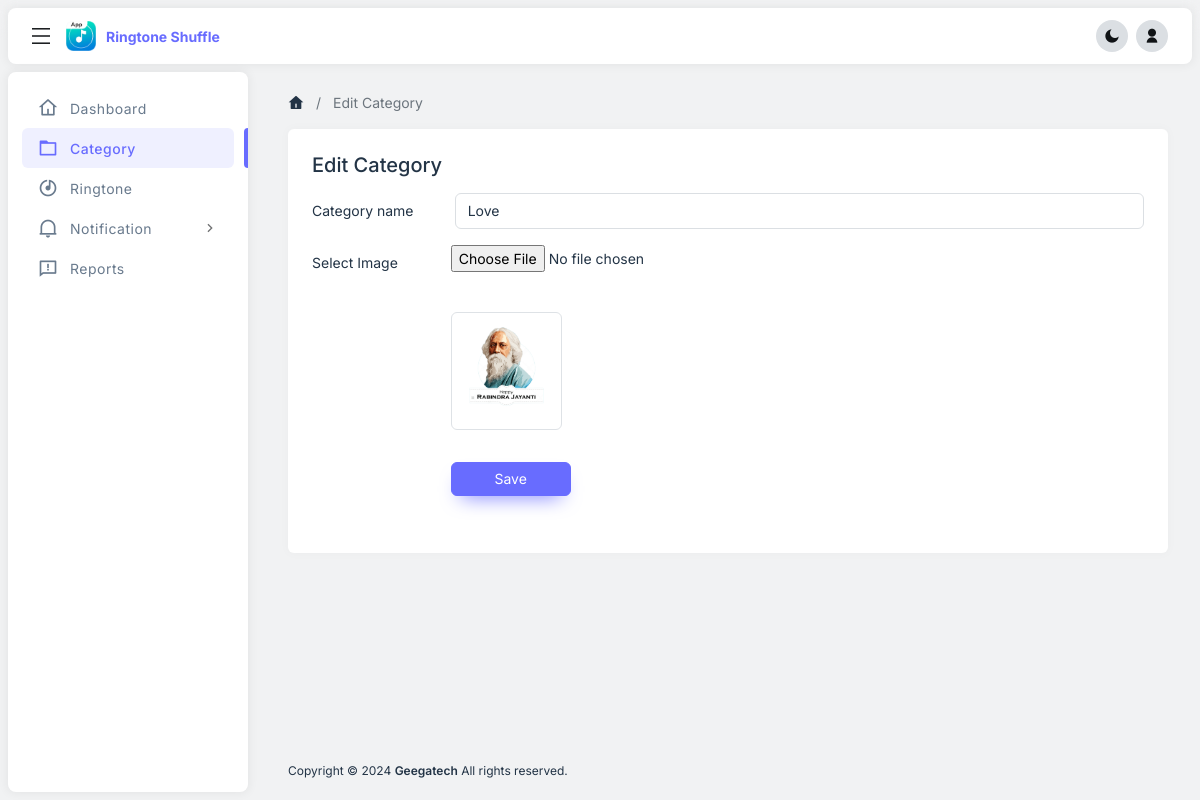
Screenshot of /create_category.php?cat_id=3 (signed in) with the database file from the repository.
### tables this page shows
CREATE TABLE `tbl_category` (
  `cid` int(11) NOT NULL,
  `category_name` varchar(255) NOT NULL,
  `category_image` varchar(255) NOT NULL,
  `status` int(1) NOT NULL DEFAULT 1
);

### create_category.php (the view, shortened to what this page needs)
<?php
    $page_title=(isset($_GET['cat_id'])) ? 'Edit Category' : 'Create Category';
    include("includes/header.php");
    $page_save=(isset($_GET['cat_id'])) ? 'Save' : 'Create';
    if(isset($_GET['cat_id'])){
        $qry="SELECT * FROM tbl_category where cid='".$_GET['cat_id']."'";
        $result=mysqli_query($mysqli,$qry);
        $row=mysqli_fetch_assoc($result);
    }
?>
<main id="nsofts_main">
    <div class="nsofts-container">
        <nav aria-label="breadcrumb">
            <ol class="breadcrumb align-items-center">
                <li class="breadcrumb-item d-inline-flex"><a href="dashboard.php"><i class="ri-home-4-fill"></i></a></li>
                <li class="breadcrumb-item d-inline-flex active" aria-current="page"><?php echo (isset($page_title)) ? $page_title : "" ?></li>
            </ol>
        </nav>
        <div class="row g-4">
            <div class="col-12">
                <div class="card h-100">
                    <div class="card-body p-4">
                        <h5 class="mb-3"><?=$page_title ?></h5>
                        <form action="" name="addeditcategory" method="POST" enctype="multipart/form-data">
                            <div class="mb-3 row">
                                <label class="col-sm-2 col-form-label">Category name</label>
                                <div class="col-sm-10">
                                     <input type="text" name="category_name" class="form-control" value="<?php if(isset($_GET['cat_id'])){echo $row['category_name'];}?>" required>
                                </div>
                            </div>
                            <div class="mb-3 row">
                                <div class="mb-3 row">
                                    <label class="col-sm-2 col-form-label">Select Image</label>
                                    <div class="col-sm-10">
                                        <input type="file" class="form-control-file" name="category_image"   accept=".png, .jpg, .JPG .PNG" onchange="fileValidation()" id="fileupload" <?php if(!isset($_GET['cat_id'])){?>required<?php } ?>>
                                    </div>
                                </div>
                            </div>
                            <div class="mb-3 row">
                                <div class="mb-3 row">
                                    <label class="col-sm-2 col-form-label">&nbsp;</label>
                                    <div class="col-sm-10">
                                        <div class="fileupload_img" id="imagePreview">
                                            <?php if(isset($_GET['cat_id'])) {?>
                                              <img class="col-sm-2 img-thumbnail" type="image" src="images/<?php echo $row['category_image'];?>" alt="image" />
                                            <?php }else{?>
                                              <img class="col-sm-2 img-thumbnail" type="image" src="assets/images/300x300.jpg" alt="image" />
                                            <?php } ?>
                                        </div>
                                    </div>
                                </div>
                            </div>
                            <div class="mb-3 row">
                                <div class="mb-3 row">
                                    <label class="col-sm-2 col-form-label">&nbsp;</label>
                                    <div class="col-sm-10">
                                        <button type="submit" name="submit" class="btn btn-primary" style="min-width: 120px;"><?=$page_save?></button>
                                    </div>
                                </div>
                            </div>
                        </form>
                    </div>
                </div>
            </div>
        </div>
    </div>
</main>
<?php include("includes/footer.php");?>

### assets/css/styles.css (style rules this page uses)
:root { --ns-white: #ffffff; --ns-gray-10: #f1f2f3; --ns-gray-20: #dbdfe3; --ns-gray-30: #8592a3; --ns-gray-40: #233446; --ns-gray-100: #717273; --ns-gray-200: #636567; --ns-gray-300: #515355; --ns-gray-400: #454749; --ns-gray-500: #3a3c3e; --ns-gray-600: #202326; --ns-gray-700: #101316; --ns-primary: #686cff; --ns-secondary: var(--ns-gray-30); --ns-success: #71dd39; --ns-danger: #ff3e1d; --ns-warning: #ffab00; --ns-info: #03c2ec; --ns-dark: var(--ns-gray-40); --ns-primary-rgb: 104 108 255; --ns-secondary-rgb: 133 146 163; --ns-success-rgb: 113 221 57; --ns-danger-rgb: 255 62 29; --ns-warning-rgb: 255 171 0; --ns-info-rgb: 3 194 236; --ns-dark-rgb: 35 52 70; --ns-body-font-family: 'Inter', sans-serif; --ns-body-font-size: 14px; --ns-body-bg: var(--ns-gray-10); --ns-body-color: var(--ns-gray-40); --ns-layout-gutter: 8px; --ns-header-min-height: 56px; --ns-sidebar-width: 240px; --ns-main-padding-y: 48px; --ns-container-max-width: 1280px; --ns-bg-opacity: 1; }
body { font-family: var(--ns-body-font-family); font-size: var(--ns-body-font-size); background-color: var(--ns-body-bg); color: var(--ns-body-color); }
body:before { content: ''; position: fixed; top: 0; left: 0; width: 100%; height: 40px; background-color: rgb(255 255 255 / 5%); z-index: 1; backdrop-filter: blur(8px); }
h1, h2, h3, h4, h5, h6 { color: var(--dark-theme-bg); }
a { outline: none; color: var(--ns-primary); }
[class^="ri-"], [class*="ri-"] { line-height: 1; font-size: 16px; }
.btn { font-size: var(--ns-body-font-size); line-height: 20px; background-color: var(--ns-btn-bg); border-color: var(--ns-btn-border-color); color: var(--ns-btn-color); }
.btn-primary { --ns-btn-color: #fff; --ns-btn-bg: var(--ns-primary); --ns-btn-border-color: var(--ns-primary); --ns-btn-hover-color: #fff; --ns-btn-hover-bg: #686cff; --ns-btn-hover-border-color: #686cff; --ns-btn-active-color: #fff; --ns-btn-active-bg: #686cff; --ns-btn-active-border-color: #686cff; --ns-btn-disabled-color: #fff; --ns-btn-disabled-bg: var(--ns-primary); --ns-btn-disabled-border-color: var(--ns-primary); box-shadow: 0 10px 20px -10px #686cff; -webkit-box-shadow: 0 10px 20px -10px #686cff; }
.breadcrumb a { color: inherit; text-decoration: none; line-height: 1; display: inline-flex; }
.breadcrumb-item + .breadcrumb-item { padding-left: 12px; }
.breadcrumb-item + .breadcrumb-item::before { padding-right: 12px; }
.card { border: none; -webkit-box-shadow: 0px 0px 10px 2px rgba(0,0,0,0.02); box-shadow: 0px 0px 10px 2px rgba(0,0,0,0.02); }
.form-control, .form-select { font-size: 14px; padding-top: 8px; padding-bottom: 8px; line-height: 18px; color: var(--ns-body-color); border-color: var(--ns-gray-20); }
#nsofts_main, #nsofts_footer { padding: var(--ns-layout-gutter); -webkit-transition: all 0.35s; transition: all 0.35s; }
#nsofts_main { margin-top: calc(var(--ns-header-min-height) + (var(--ns-layout-gutter) * 2)); min-height: calc(100vh - (var(--ns-header-min-height) + (var(--ns-layout-gutter) * 4) + 66px)); }
.nsofts-container { width: 100%; max-width: var(--ns-container-max-width); margin-left: auto; margin-right: auto; }
@media (min-width: 1200px) { #nsofts_main, #nsofts_footer { padding-left: 32px; padding-right: 32px; margin-left: calc(var(--ns-sidebar-width) + (var(--ns-layout-gutter) * 2)); } }
@media (min-width: 1200px) { #nsofts_main { margin-top: calc(var(--ns-header-min-height) + (var(--ns-layout-gutter) * 3.5)); } }

### rows the page displays
tbl_category: category_name "Love", category_image (picture)

### other values shown
APP_NAME "Ringtone Shuffle"
$page_title "Edit Category"
$page_save "Save"
